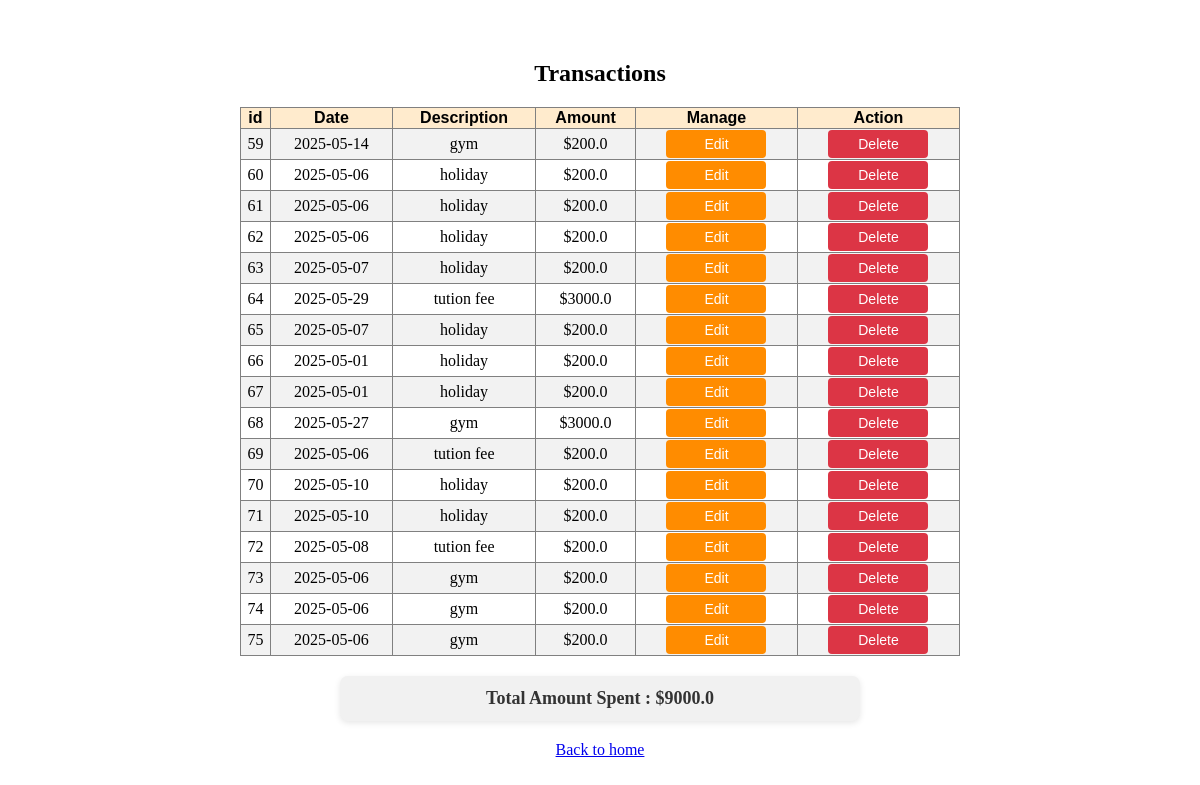
Before: /view_transactions with the older database file.
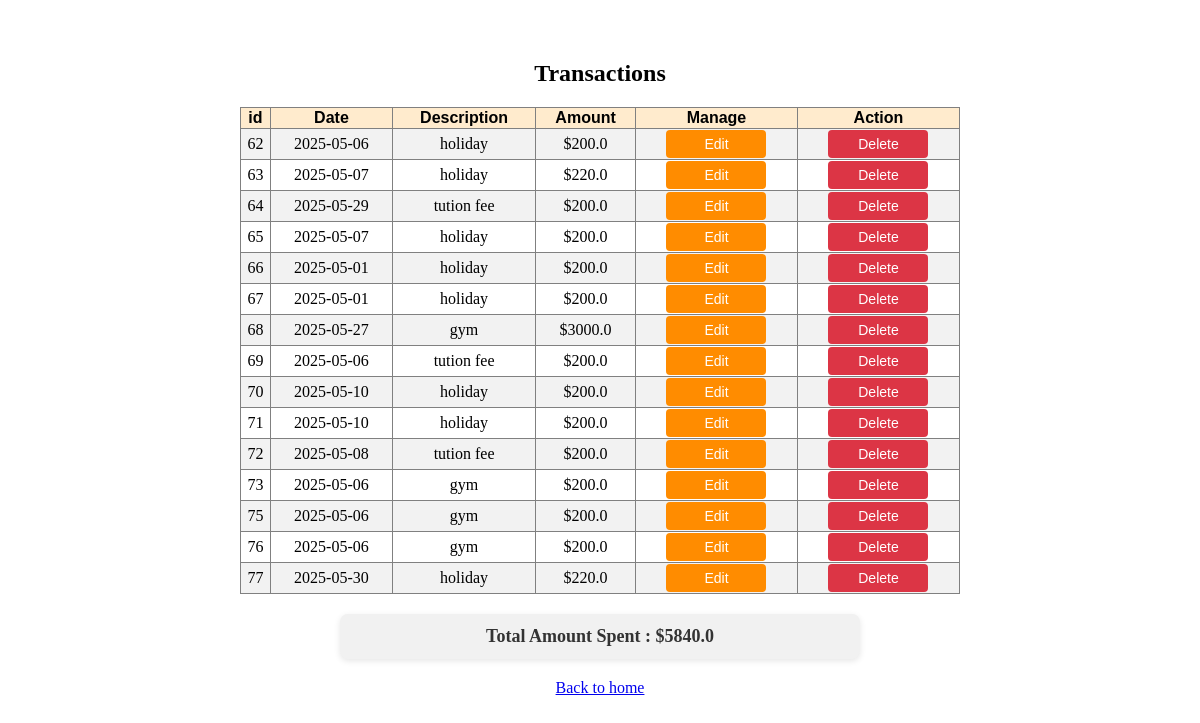
After: the same page with the newer database file.
### tables this page shows
CREATE TABLE transactions ( 
                id INTEGER PRIMARY KEY AUTOINCREMENT,
                date TEXT NOT NULL,
                description TEXT NOT NULL,
                amount REAL NOT NULL
            );

### app.py (the view)
@app.route('/view_transactions', methods = ['GET'])
def transactions():
    conn=sqlite3.connect('data/budget.db')
    cursor = conn.cursor()
    cursor.execute('SELECT * FROM transactions')
    transactions = cursor.fetchall()
    conn.close()
    total_spending =float(0)
    try:
        for x in transactions:
            total_spending = total_spending + float(x[3])
    except ValueError:
        pass
    return render_template('transaction.html', transactions=transactions, Total_Amount = total_spending)

### templates/transaction.html (shortened to what this page needs)
<!DOCTYPE html>
<html lang="en">
<head>
    <link rel="stylesheet" href="{{url_for('static',filename='style.css')}}">
</head>
<body>
    <h2>Transactions</h2>
    <table border="1">
        <tr>
            <th> id </th>
            <th> Date </th>
            <th> Description </th>
            <th> Amount </th>
            <th> Manage </th>
            <th> Action</th>
        </tr>
        {% for item in transactions %}
        <tr>
            <td>{{ item[0] }}</td>
            <td>{{ item[1] }}</td>
            <td class = 'lower-case'>{{ item[2] }}</td>
            <td>${{item[3] }}</td>
            <td>
                <form action="{{ url_for('edit_transaction', id=item[0]) }}" method="GET">
                    <button type="submit" class="edit_btn">Edit</button>
                </form>
            </td>
            <td>
                <form action="{{ url_for('delete_transaction', id=item[0]) }}" method="POST">
                    <button type="submit" class="del_btn">Delete</button>
                </form>
          </td>
        </tr>
        {% endfor %}
    </table>
    <p class = 'total'>Total Amount Spent : ${{  Total_Amount  }}</p>
    <a href="/">Back to home</a>
</body>
</html>

### static/style.css (style rules this page uses)
body { max-width: 800px; margin: auto; padding: 40px; text-align: center; font-family:Cambria, Cochin, Georgia, Times, 'Times New Roman', serif; }
table { border-collapse: collapse; width: 90%; margin: auto; }
th { font-family: 'Franklin Gothic Medium', 'Arial Narrow', Arial, sans-serif; background-color: blanchedalmond; }
tr:nth-child(even) { background-color: #f2f2f2; }
.del_btn { padding: 6px 12px; font-size: 14px; width: 100px; background-color: #dc3545; color: white; border: none; border-radius: 4px; }
h2 { display: block; font-size: 1.5em; margin-top: 0.83em; margin-bottom: 0.83em; margin-left: 0; margin-right: 0; font-weight: bold; }
.total { background-color: #f1f1f1; padding: 12px 20px; margin: 20px auto; width: 60%; border-radius: 8px; text-align: center; font-size: 18px; font-weight: bold; color: #333; box-shadow: 0 2px 6px rgba(0,0,0,0.1); }
.lower-case { text-transform:lowercase }
.edit_btn { background-color: darkorange; padding: 6px 12px; font-size: 14px; width: 100px; color: white; border: none; border-radius: 4px; }

Changed rows visible on the page:
removed transactions: id "59", date "2025-05-14", description "gym", amount "200.0"
removed transactions: id "60", date "2025-05-06", description "holiday", amount "200.0"
removed transactions: id "61", date "2025-05-06", description "holiday", amount "200.0"
removed transactions: id "74", date "2025-05-06", description "gym", amount "200.0"
changed transactions id 63: amount "200.0" → "220.0"
changed transactions id 64: amount "3000.0" → "200.0"
added transactions: id "76", date "2025-05-06", description "gym", amount "200.0"
added transactions: id "77", date "2025-05-30", description "holiday", amount "220.0"
Other visible differences:
{{ Total_Amount }}: "9000.0" → "5840.0"
